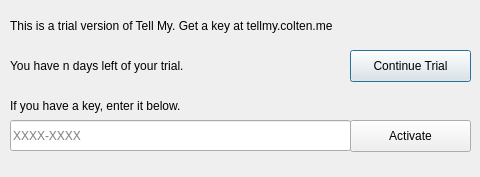
<?xml version="1.0" encoding="UTF-8"?>
<ui version="4.0">
 <class>Activate</class>
 <widget class="QDialog" name="Activate">
  <property name="geometry">
   <rect>
    <x>0</x>
    <y>0</y>
    <width>480</width>
    <height>177</height>
   </rect>
  </property>
  <property name="windowTitle">
   <string>Tell My - Activate</string>
  </property>
  <widget class="QLabel" name="label">
   <property name="geometry">
    <rect>
     <x>10</x>
     <y>10</y>
     <width>461</width>
     <height>31</height>
    </rect>
   </property>
   <property name="text">
    <string>This is a trial version of Tell My. Get a key at tellmy.colten.me</string>
   </property>
   <property name="wordWrap">
    <bool>true</bool>
   </property>
  </widget>
  <widget class="QPushButton" name="continue_button">
   <property name="geometry">
    <rect>
     <x>350</x>
     <y>50</y>
     <width>121</width>
     <height>32</height>
    </rect>
   </property>
   <property name="text">
    <string>Continue Trial</string>
   </property>
  </widget>
  <widget class="QPushButton" name="activate_button">
   <property name="geometry">
    <rect>
     <x>350</x>
     <y>120</y>
     <width>121</width>
     <height>32</height>
    </rect>
   </property>
   <property name="text">
    <string>Activate</string>
   </property>
  </widget>
  <widget class="QLineEdit" name="key">
   <property name="geometry">
    <rect>
     <x>10</x>
     <y>120</y>
     <width>341</width>
     <height>31</height>
    </rect>
   </property>
   <property name="placeholderText">
    <string>XXXX-XXXX</string>
   </property>
  </widget>
  <widget class="QLabel" name="label_2">
   <property name="geometry">
    <rect>
     <x>10</x>
     <y>90</y>
     <width>461</width>
     <height>31</height>
    </rect>
   </property>
   <property name="text">
    <string>If you have a key, enter it below.</string>
   </property>
   <property name="wordWrap">
    <bool>true</bool>
   </property>
  </widget>
  <widget class="QLabel" name="trial_info_label">
   <property name="geometry">
    <rect>
     <x>10</x>
     <y>50</y>
     <width>341</width>
     <height>31</height>
    </rect>
   </property>
   <property name="text">
    <string>You have n days left of your trial.</string>
   </property>
   <property name="wordWrap">
    <bool>true</bool>
   </property>
  </widget>
 </widget>
 <resources/>
 <connections/>
</ui>
